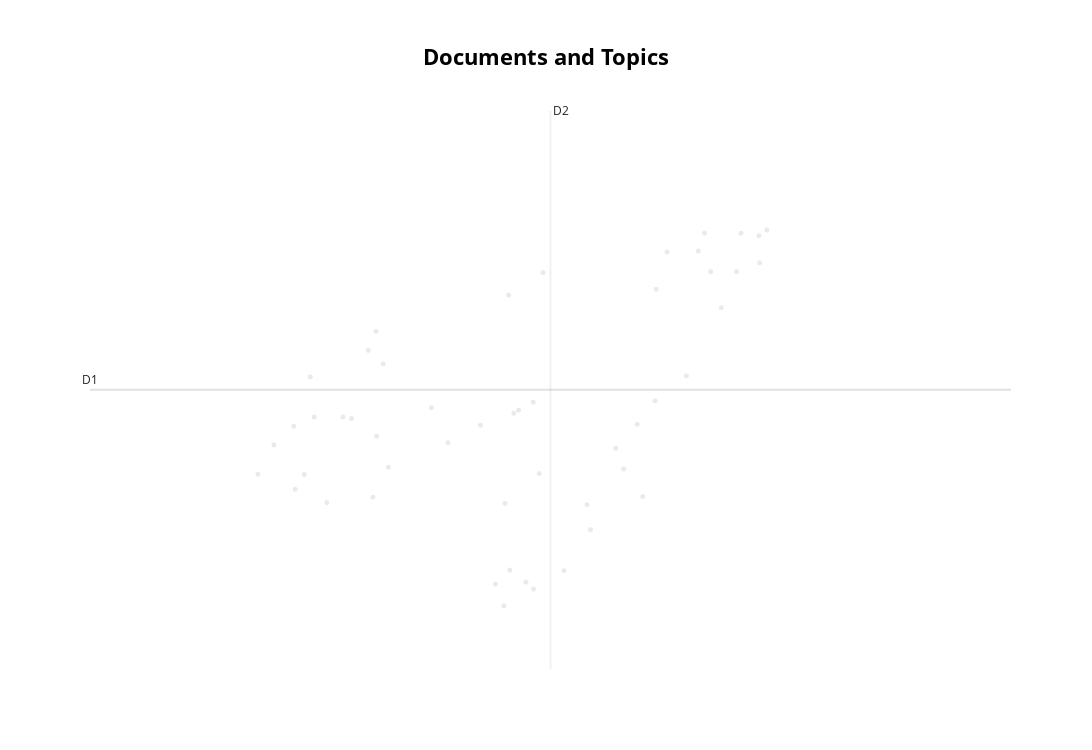

The cell this chart's notebook holds for it:
### Markdown cell above
#### Visualize the data

### Code cell
topic_model = BERTopic().fit(texts, embeddings_np)
topic_model.visualize_documents(texts, embeddings=embeddings_np)
